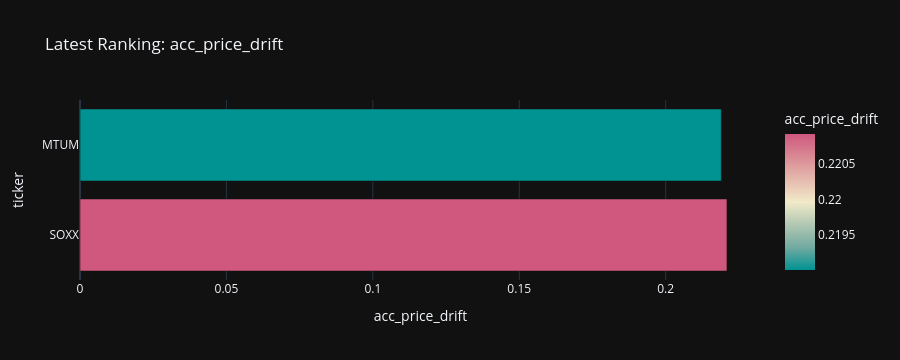

Notebook code for this chart:
### Markdown cell above
## Feature Ranking Panel

### Code cell
DEFAULT_FEATURE = "acc_price_drift" if "acc_price_drift" in features_pd.columns else feature_groups["all"][0]
plot_feature_ranking(features_pd, DEFAULT_FEATURE, ascending=False).show()

### Figure 1 — Plotly figure (JSON) as saved in the notebook; plotly's stock layout.template omitted (floating-point values rounded to 4 significant figures)
{"data": [{"hovertemplate": "acc_price_drift=%{marker.color}<br>ticker=%{y}<extra></extra>", "legendgroup": "", "marker": {"color": [0.2209, 0.219], "coloraxis": "coloraxis", "pattern": {"shape": ""}}, "name": "", "orientation": "h", "showlegend": false, "textposition": "auto", "type": "bar", "x": [0.2209, 0.219], "xaxis": "x", "y": ["SOXX", "MTUM"], "yaxis": "y"}], "layout": {"barmode": "relative", "coloraxis": {"colorbar": {"title": {"text": "acc_price_drift"}}, "colorscale": [[0, "rgb(0, 147, 146)"], [0.1667, "rgb(114, 170, 161)"], [0.3333, "rgb(177, 199, 179)"], [0.5, "rgb(241, 234, 200)"], [0.6667, "rgb(229, 185, 173)"], [0.8333, "rgb(217, 137, 148)"], [1, "rgb(208, 88, 126)"]]}, "height": 360, "legend": {"tracegroupgap": 0}, "title": {"text": "Latest Ranking: acc_price_drift"}, "xaxis": {"anchor": "y", "domain": [0, 1], "title": {"text": "acc_price_drift"}}, "yaxis": {"anchor": "x", "domain": [0, 1], "title": {"text": "ticker"}}}}
